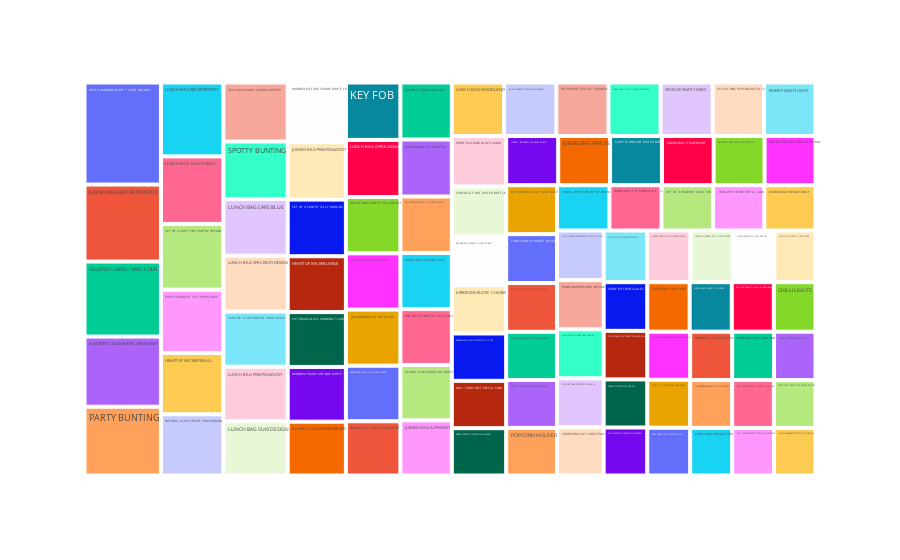

Write notebook code for a chart like this one.
### Code cell
fig = px.treemap(size_by_item_df[0:100],path=['Itemname'],values='count')
fig.show()

### Figure 1 — Plotly figure (JSON) as saved in the notebook; plotly's stock layout.template omitted (floating-point values rounded to 4 significant figures)
{"data": [{"branchvalues": "total", "domain": {"x": [0, 1], "y": [0, 1]}, "hovertemplate": "labels=%{label}<br>count=%{value}<br>parent=%{parent}<br>id=%{id}<extra></extra>", "ids": ["6 RIBBONS RUSTIC CHARM", "60 TEATIME FAIRY CAKE CASES", "ALARM CLOCK BAKELIKE GREEN", "ALARM CLOCK BAKELIKE PINK", "ALARM CLOCK BAKELIKE RED", "ANTIQUE SILVER T-LIGHT GLASS", "ASSORTED COLOUR BIRD ORNAMENT", "BAKING SET 9 PIECE RETROSPOT", "CHARLOTTE BAG SUKI DESIGN", "CHILLI LIGHTS", "CHOCOLATE HOT WATER BOTTLE", "CLOTHES PEGS RETROSPOT PACK 24", "COLOUR GLASS T-LIGHT HOLDER HANGING", "COOK WITH WINE METAL SIGN", "DOORMAT KEEP CALM AND COME IN", "DOORMAT NEW ENGLAND", "DOORMAT RED RETROSPOT", "GARDENERS KNEELING PAD CUP OF TEA", "GARDENERS KNEELING PAD KEEP CALM", "GIN + TONIC DIET METAL SIGN", "GINGERBREAD MAN COOKIE CUTTER", "GREEN REGENCY TEACUP AND SAUCER", "GREY HEART HOT WATER BOTTLE", "HAND OVER THE CHOCOLATE   SIGN", "HAND WARMER OWL DESIGN", "HAND WARMER SCOTTY DOG DESIGN", "HANGING HEART JAR T-LIGHT HOLDER", "HEART OF WICKER LARGE", "HEART OF WICKER SMALL", "HOME BUILDING BLOCK WORD", "HOT WATER BOTTLE I AM SO POORLY", "HOT WATER BOTTLE KEEP CALM", "HOT WATER BOTTLE TEA AND SYMPATHY", "IVORY KITCHEN SCALES", "JAM MAKING SET PRINTED", "JAM MAKING SET WITH JARS", "JUMBO  BAG BAROQUE BLACK WHITE", "JUMBO BAG 50'S CHRISTMAS", "JUMBO BAG ALPHABET", "JUMBO BAG APPLES", "JUMBO BAG PINK POLKADOT", "JUMBO BAG PINK VINTAGE PAISLEY", "JUMBO BAG RED RETROSPOT", "JUMBO BAG STRAWBERRY", "JUMBO BAG VINTAGE DOILY", "JUMBO BAG VINTAGE LEAF", "JUMBO SHOPPER VINTAGE RED PAISLEY", "JUMBO STORAGE BAG SUKI", "KEY FOB ", "LARGE WHITE HEART OF WICKER", "LOVE BUILDING BLOCK WORD", "LUNCH BAG  BLACK SKULL.", "LUNCH BAG ALPHABET DESIGN", "LUNCH BAG APPLE DESIGN", "LUNCH BAG CARS BLUE", "LUNCH BAG DOLLY GIRL DESIGN", "LUNCH BAG PINK POLKADOT", "LUNCH BAG RED RETROSPOT", "LUNCH BAG SPACEBOY DESIGN", "LUNCH BAG SUKI DESIGN", "LUNCH BAG VINTAGE DOILY", "LUNCH BAG VINTAGE LEAF DESIGN", "LUNCH BAG WOODLAND", "NATURAL SLATE HEART CHALKBOARD", "PACK OF 60 DINOSAUR CAKE CASES", "PACK OF 60 PINK PAISLEY CAKE CASES", "PACK OF 72 RETROSPOT CAKE CASES", "PAPER CHAIN KIT 50'S CHRISTMAS", "PAPER CHAIN KIT VINTAGE CHRISTMAS", "PARTY BUNTING", "PINK CREAM FELT CRAFT TRINKET BOX", "PINK REGENCY TEACUP AND SAUCER", "PLEASE ONE PERSON METAL SIGN", "POPCORN HOLDER", "RABBIT NIGHT LIGHT", "RECIPE BOX PANTRY YELLOW DESIGN", "RED HANGING HEART T-LIGHT HOLDER", "RED RETROSPOT CHARLOTTE BAG", "REGENCY CAKESTAND 3 TIER", "RETROSPOT HEART HOT WATER BOTTLE", "RETROSPOT TEA SET CERAMIC 11 PC", "REX CASH+CARRY JUMBO SHOPPER", "ROSES REGENCY TEACUP AND SAUCER", "SCOTTIE DOG HOT WATER BOTTLE", "SET OF 3 CAKE TINS PANTRY DESIGN", "SET OF 3 REGENCY CAKE TINS", "SET OF 4 PANTRY JELLY MOULDS", "SET OF 6 SPICE TINS PANTRY DESIGN", "SET/20 RED RETROSPOT PAPER NAPKINS", "SET/5 RED RETROSPOT LID GLASS BOWLS", "SMALL WHITE HEART OF WICKER", "SPACEBOY LUNCH BOX", "SPOTTY BUNTING", "VICTORIAN GLASS HANGING T-LIGHT", "VINTAGE SNAP CARDS", "WHITE HANGING HEART T-LIGHT HOLDER", "WOOD 2 DRAWER CABINET WHITE FINISH", "WOOD BLACK BOARD ANT WHITE FINISH", "WOODEN FRAME ANTIQUE WHITE", "WOODEN PICTURE FRAME WHITE FINISH"], "labels": ["6 RIBBONS RUSTIC CHARM", "60 TEATIME FAIRY CAKE CASES", "ALARM CLOCK BAKELIKE GREEN", "ALARM CLOCK BAKELIKE PINK", "ALARM CLOCK BAKELIKE RED", "ANTIQUE SILVER T-LIGHT GLASS", "ASSORTED COLOUR BIRD ORNAMENT", "BAKING SET 9 PIECE RETROSPOT", "CHARLOTTE BAG SUKI DESIGN", "CHILLI LIGHTS", "CHOCOLATE HOT WATER BOTTLE", "CLOTHES PEGS RETROSPOT PACK 24", "COLOUR GLASS T-LIGHT HOLDER HANGING", "COOK WITH WINE METAL SIGN", "DOORMAT KEEP CALM AND COME IN", "DOORMAT NEW ENGLAND", "DOORMAT RED RETROSPOT", "GARDENERS KNEELING PAD CUP OF TEA", "GARDENERS KNEELING PAD KEEP CALM", "GIN + TONIC DIET METAL SIGN", "GINGERBREAD MAN COOKIE CUTTER", "GREEN REGENCY TEACUP AND SAUCER", "GREY HEART HOT WATER BOTTLE", "HAND OVER THE CHOCOLATE   SIGN", "HAND WARMER OWL DESIGN", "HAND WARMER SCOTTY DOG DESIGN", "HANGING HEART JAR T-LIGHT HOLDER", "HEART OF WICKER LARGE", "HEART OF WICKER SMALL", "HOME BUILDING BLOCK WORD", "HOT WATER BOTTLE I AM SO POORLY", "HOT WATER BOTTLE KEEP CALM", "HOT WATER BOTTLE TEA AND SYMPATHY", "IVORY KITCHEN SCALES", "JAM MAKING SET PRINTED", "JAM MAKING SET WITH JARS", "JUMBO  BAG BAROQUE BLACK WHITE", "JUMBO BAG 50'S CHRISTMAS", "JUMBO BAG ALPHABET", "JUMBO BAG APPLES", "JUMBO BAG PINK POLKADOT", "JUMBO BAG PINK VINTAGE PAISLEY", "JUMBO BAG RED RETROSPOT", "JUMBO BAG STRAWBERRY", "JUMBO BAG VINTAGE DOILY", "JUMBO BAG VINTAGE LEAF", "JUMBO SHOPPER VINTAGE RED PAISLEY", "JUMBO STORAGE BAG SUKI", "KEY FOB ", "LARGE WHITE HEART OF WICKER", "LOVE BUILDING BLOCK WORD", "LUNCH BAG  BLACK SKULL.", "LUNCH BAG ALPHABET DESIGN", "LUNCH BAG APPLE DESIGN", "LUNCH BAG CARS BLUE", "LUNCH BAG DOLLY GIRL DESIGN", "LUNCH BAG PINK POLKADOT", "LUNCH BAG RED RETROSPOT", "LUNCH BAG SPACEBOY DESIGN", "LUNCH BAG SUKI DESIGN", "LUNCH BAG VINTAGE DOILY", "LUNCH BAG VINTAGE LEAF DESIGN", "LUNCH BAG WOODLAND", "NATURAL SLATE HEART CHALKBOARD", "PACK OF 60 DINOSAUR CAKE CASES", "PACK OF 60 PINK PAISLEY CAKE CASES", "PACK OF 72 RETROSPOT CAKE CASES", "PAPER CHAIN KIT 50'S CHRISTMAS", "PAPER CHAIN KIT VINTAGE CHRISTMAS", "PARTY BUNTING", "PINK CREAM FELT CRAFT TRINKET BOX", "PINK REGENCY TEACUP AND SAUCER", "PLEASE ONE PERSON METAL SIGN", "POPCORN HOLDER", "RABBIT NIGHT LIGHT", "RECIPE BOX PANTRY YELLOW DESIGN", "RED HANGING HEART T-LIGHT HOLDER", "RED RETROSPOT CHARLOTTE BAG", "REGENCY CAKESTAND 3 TIER", "RETROSPOT HEART HOT WATER BOTTLE", "RETROSPOT TEA SET CERAMIC 11 PC", "REX CASH+CARRY JUMBO SHOPPER", "ROSES REGENCY TEACUP AND SAUCER", "SCOTTIE DOG HOT WATER BOTTLE", "SET OF 3 CAKE TINS PANTRY DESIGN", "SET OF 3 REGENCY CAKE TINS", "SET OF 4 PANTRY JELLY MOULDS", "SET OF 6 SPICE TINS PANTRY DESIGN", "SET/20 RED RETROSPOT PAPER NAPKINS", "SET/5 RED RETROSPOT LID GLASS BOWLS", "SMALL WHITE HEART OF WICKER", "SPACEBOY LUNCH BOX", "SPOTTY BUNTING", "VICTORIAN GLASS HANGING T-LIGHT", "VINTAGE SNAP CARDS", "WHITE HANGING HEART T-LIGHT HOLDER", "WOOD 2 DRAWER CABINET WHITE FINISH", "WOOD BLACK BOARD ANT WHITE FINISH", "WOODEN FRAME ANTIQUE WHITE", "WOODEN PICTURE FRAME WHITE FINISH"], "name": "", "parents": ["", "", "", "", "", "", "", "", "", "", "", "", "", "", "", "", "", "", "", "", "", "", "", "", "", "", "", "", "", "", "", "", "", "", "", "", "", "", "", "", "", "", "", "", "", "", "", "", "", "", "", "", "", "", "", "", "", "", "", "", "", "", "", "", "", "", "", "", "", "", "", "", "", "", "", "", "", "", "", "", "", "", "", "", "", "", "", "", "", "", "", "", "", "", "", "", "", "", "", ""], "type": "treemap", "values": [653, 619, 708, 499, 780, 529, 1333, 735, 522, 513, 677, 567, 517, 578, 623, 504, 506, 641, 754, 641, 499, 640, 510, 587, 570, 491, 546, 809, 952, 682, 496, 714, 495, 528, 728, 760, 636, 559, 705, 634, 831, 557, 1464, 632, 577, 718, 762, 729, 778, 518, 558, 1049, 618, 774, 905, 533, 873, 1147, 893, 867, 498, 569, 696, 951, 512, 606, 883, 982, 693, 1308, 527, 521, 685, 602, 685, 764, 659, 623, 1426, 496, 694, 943, 696, 634, 1020, 581, 821, 616, 609, 722, 591, 521, 922, 794, 693, 1940, 513, 575, 793, 865]}], "layout": {"legend": {"tracegroupgap": 0}, "margin": {"t": 60}}}
